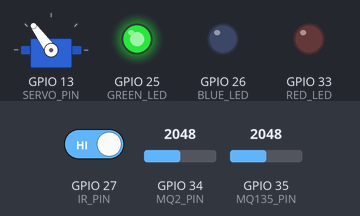
Simulated run of this sketch. Board: ESP32. Parts: servo, output pins drawn as LEDs (lit = HIGH). The inputs (shaded band) are chosen by the test bench; at power-on: GPIO 27 (IR_PIN) HIGH, GPIO 35 (MQ135_PIN) = 2048, GPIO 34 (MQ2_PIN) = 2048. What the sketch prints to the serial monitor is not drawn.

Above: at 1.25 s.
1.3 s: GPIO 27 (IR_PIN) driven LOW
At 2.2 s:
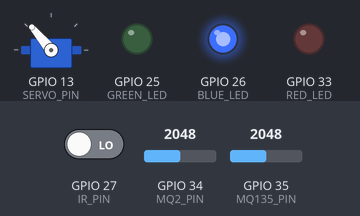
2.8 s: GPIO 35 (MQ135_PIN) set to 2705
4.3 s: GPIO 35 (MQ135_PIN) set to 2832
At 4.9 s:
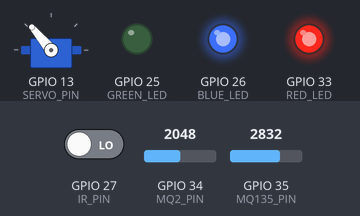
5.8 s: GPIO 34 (MQ2_PIN) set to 1069
7.3 s: GPIO 34 (MQ2_PIN) set to 946
At 8.5 s:
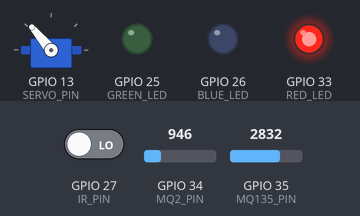
8.8 s: GPIO 27 (IR_PIN) driven HIGH
At 9.26 s:
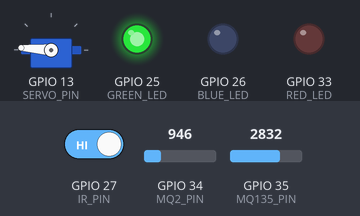
Timing chart, 0 to 12.8 s (numbered marks = the images above; inputs shaded):
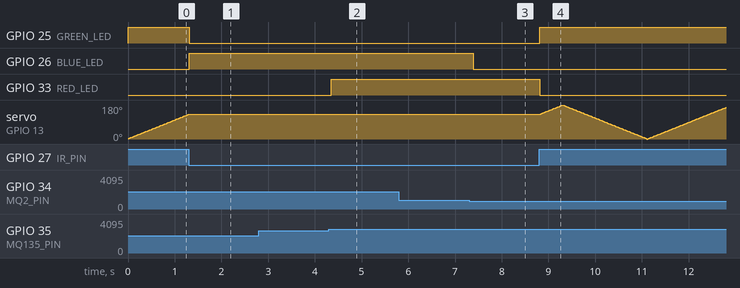

Measured:
- the behaviour switches between 2760 and 2761 on GPIO 35 (MQ135_PIN) (found by bisection; images 1 and 2)
- the behaviour switches between 1001 and 1000 on GPIO 34 (MQ2_PIN) (found by bisection; images 2 and 3)
- after the input at 1.3 s, GPIO 25 (GREEN_LED): HIGH → LOW at once; GPIO 26 (BLUE_LED): LOW → HIGH at once; servo on GPIO 13 (SERVO_PIN): stays 130° (without the input it goes to 132° after 0.01 s)
- after the input at 2.8 s, every drawn part: stays the same
- after the input at 4.3 s, GPIO 33 (RED_LED): LOW → HIGH after 0.05 s
- after the input at 5.8 s, every drawn part: stays the same
- after the input at 7.3 s, GPIO 26 (BLUE_LED): HIGH → LOW after 0.09 s
- after the input at 8.8 s, GPIO 25 (GREEN_LED): LOW → HIGH at once; GPIO 33 (RED_LED): HIGH → LOW at once

The sketch:

ESP32_Code.ino
```cpp
#include <ESP32Servo.h>

#define IR_PIN 27
#define MQ2_PIN 34
#define MQ135_PIN 35
#define SERVO_PIN 13

// 🔴 LED PINS
#define GREEN_LED 25
#define BLUE_LED 26
#define RED_LED 33

int mq2_threshold = 1000;
int mq135_threshold = 2760;

Servo myServo;

int servoPos = 0;
int servoDir = 1;

bool servoAttached = true;

// ✅ NEW: fire trigger control
bool fireSent = false;

void setup() {
  Serial.begin(115200);

  pinMode(IR_PIN, INPUT);

  // LED setup
  pinMode(GREEN_LED, OUTPUT);
  pinMode(BLUE_LED, OUTPUT);
  pinMode(RED_LED, OUTPUT);

  myServo.attach(SERVO_PIN, 500, 2500);
  myServo.write(0);
}

void loop() {

  int flame = digitalRead(IR_PIN);

  // 🔥 FIRE (IR LOW)
  if (flame == LOW) {

    Serial.println("\n🔥 FIRE DETECTED (IR)");

    // ✅ SEND ONLY ONCE
    if (!fireSent) {
      Serial.println("FIRE");
      fireSent = true;
    }

    // STOP SERVO
    if (servoAttached) {
      myServo.detach();
      servoAttached = false;
    }

    int mq2 = analogRead(MQ2_PIN);
    int mq135 = analogRead(MQ135_PIN);

    Serial.print("MQ2: ");
    Serial.print(mq2);
    Serial.print(" | MQ135: ");
    Serial.println(mq135);

    // 🔥 CLASSIFICATION + LED LOGIC

    if (mq2 > mq2_threshold && mq135 <= mq135_threshold) {
      Serial.println("⚠️ GAS / LPG FIRE");

      digitalWrite(BLUE_LED, HIGH);
      digitalWrite(RED_LED, LOW);
      digitalWrite(GREEN_LED, LOW);

    }
    else if (mq135 > mq135_threshold && mq2 <= mq2_threshold) {
      Serial.println("⚠️ WOOD / SOLID FIRE");

      digitalWrite(RED_LED, HIGH);
      digitalWrite(BLUE_LED, LOW);
      digitalWrite(GREEN_LED, LOW);

    }
    else if (mq2 > mq2_threshold && mq135 > mq135_threshold) {
      Serial.println("⚠️ MIXED FIRE");

      digitalWrite(RED_LED, HIGH);
      digitalWrite(BLUE_LED, HIGH);
      digitalWrite(GREEN_LED, LOW);

    }
    else {
      Serial.println("🔥 Flame but low gas signature");

      digitalWrite(GREEN_LED, LOW);
      digitalWrite(BLUE_LED, LOW);
      digitalWrite(RED_LED, LOW);
    }

    Serial.println("----------------------");

    delay(200);
    return;
  }

  // ✅ NO FIRE → RESET FIRE FLAG
  fireSent = false;

  // ✅ SAFE MODE LED
  digitalWrite(GREEN_LED, HIGH);
  digitalWrite(BLUE_LED, LOW);
  digitalWrite(RED_LED, LOW);

  if (!servoAttached) {
    Serial.println("\n✅ NO FIRE → SERVO RESUME");

    myServo.attach(SERVO_PIN, 500, 2500);
    myServo.write(servoPos);

    servoAttached = true;
  }

  // 🔁 SCANNING
  servoPos += servoDir * 2;

  if (servoPos >= 180) { servoPos = 180; servoDir = -1; }
  if (servoPos <= 0)   { servoPos = 0;   servoDir = 1; }

  myServo.write(servoPos);

  Serial.print("Scanning: ");
  Serial.println(servoPos);

  delay(20);
}
```
